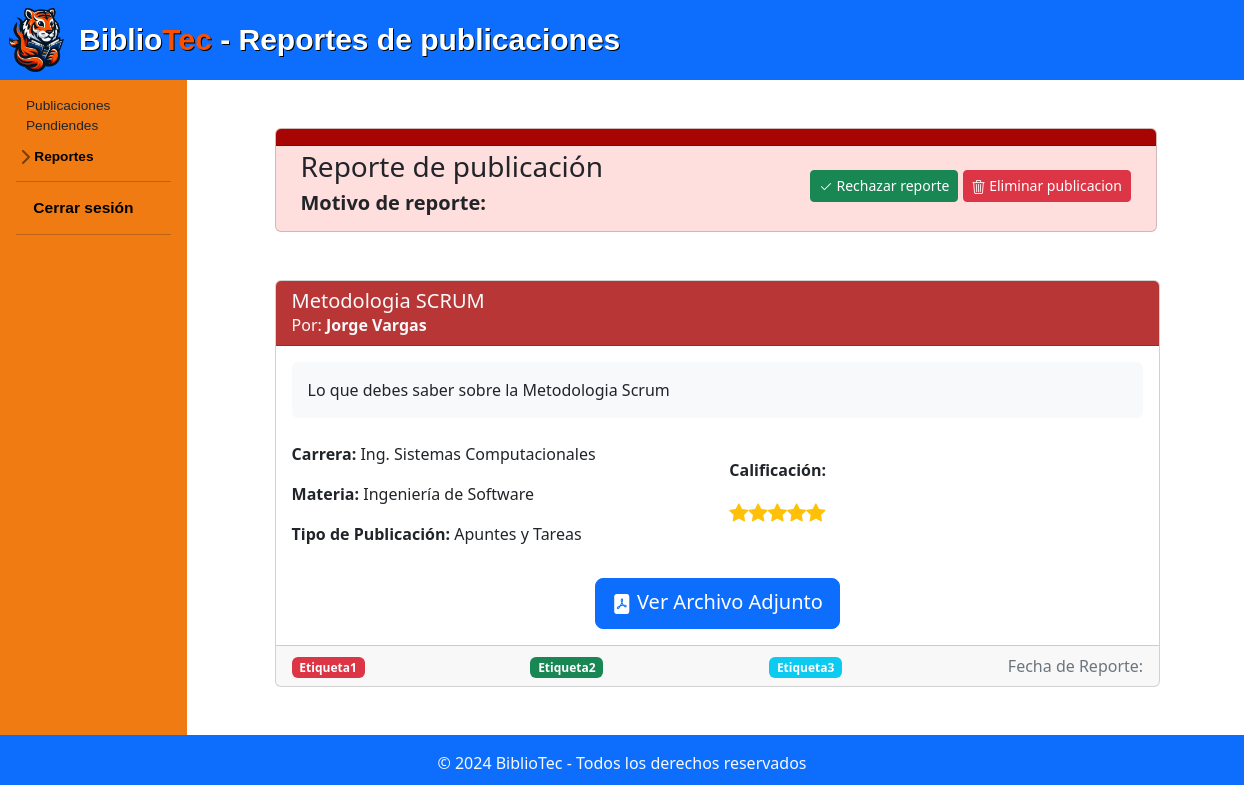
Page /administracion/administrador/reporte_publicación.php?id=5 on the earlier database version.
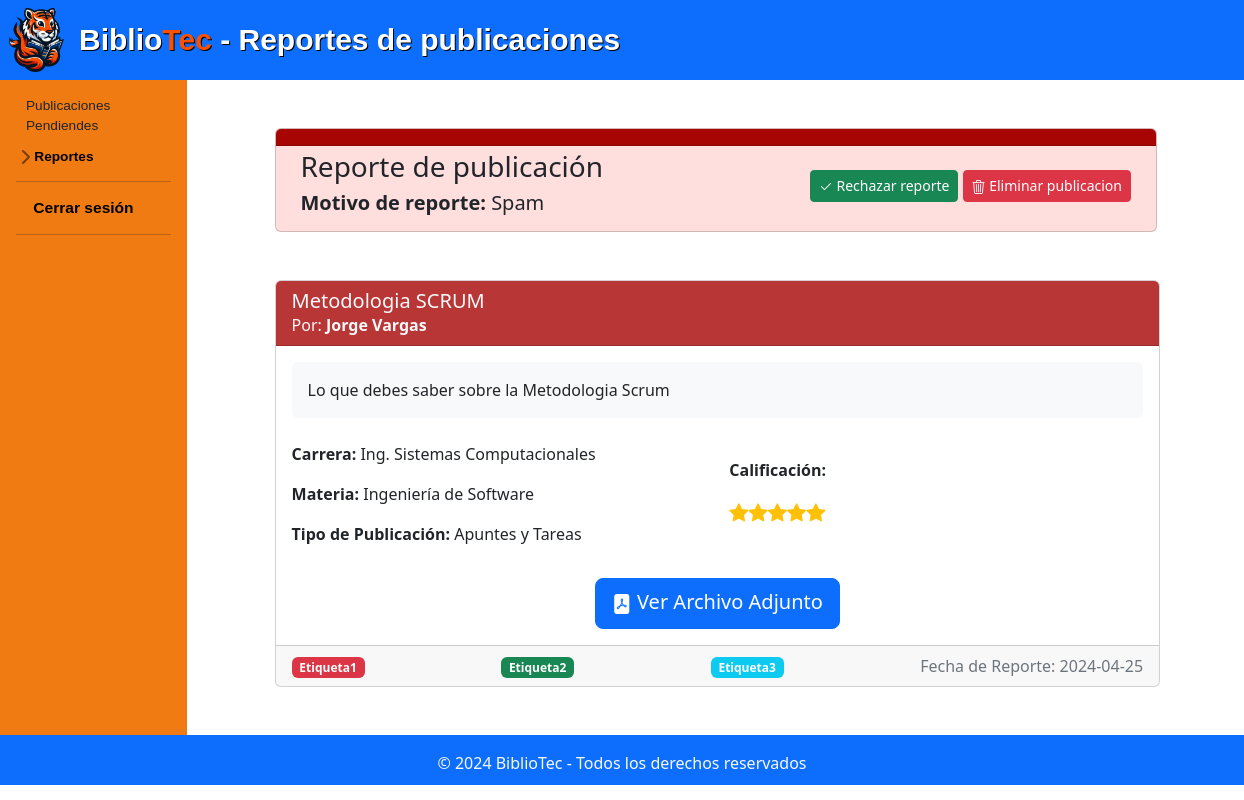
Same page on the later database version.
### administracion/administrador/reporte_publicación.php (the view, shortened to what the changed rows need)
<?php
$link = include('../../php/conexion.php');
if (isset($_GET['id'])) {
    $idPub = $_GET['id'];
    $query2 = "SELECT * FROM reportepublicación WHERE idPub = $idPub ORDER BY `idReporte` DESC";
    $registro = mysqli_query($link, $query2);
    $fila = mysqli_fetch_array($registro);
} else {
    header("Location: ../home.php");
    exit();
}
?>
<!DOCTYPE html>
<html lang="en">
<head>
    <link rel="stylesheet" href="../../css/normalizar.css">
    <link rel="stylesheet" href="../../css/estilos.css">
    <link rel="stylesheet" href="../../css/hover-min.css">
    <link rel="stylesheet" href="../../css/animate.css">
    <link rel="stylesheet" href="../../css/sidebars.css">
    <link rel="stylesheet" href="../../publicacion/style.css">
    <link rel="stylesheet" href="https://cdnjs.cloudflare.com/ajax/libs/animate.css/4.1.1/animate.min.css" />
    <link href="https://cdn.jsdelivr.net/npm/bootstrap@5.3.3/dist/css/bootstrap.min.css" rel="stylesheet">
    <link rel="stylesheet" href="https://cdn.jsdelivr.net/npm/bootstrap-icons@1.11.3/font/bootstrap-icons.min.css">
    <link rel="stylesheet" href="https://cdn.jsdelivr.net/npm/@docsearch/css@3">
</head>
<body>
    <div class="container-fluid" >
        <div class="row" >
            <main role="main" class="col-md-9 ml-sm-auto col-lg-10 px-4" style="font-weight:normal; margin-left: 1%;">
                    <div class="container mt-5 mb-5" >
                        <div class="row" >
                            <div class="col-md-11" style="margin-left: 4%;">
                                <div class="card card-details" style="background-color: rgba(255, 0, 0, 0.13);">
                                    <div class="row">
                                        <div class="col mt-1 mb-2" >
                                            <h5 class="row"><Span style="margin-left: 2vmax;"><b>Motivo de reporte: </b><?php echo $fila['motivo_Report'];?></Span><span></span></h5>
                                        </div>
                                    </div>
                                </div>
                            </div>
                        </div>
                    </div>
                    <div class="container mt-4 mb-5">
                        <div class="row" >
                            <div class="col-md-8" style="width: 92%; margin-left: 4%;">
                                <div class="card card-details">
                                    <div class="card-footer d-flex justify-content-between align-items-end">
                                        <?php
                                        $etiquetas = array("Etiqueta1", "Etiqueta2", "Etiqueta3");
                                        $colores = array("bg-danger", "bg-success", "bg-info");
                                        foreach ($etiquetas as $index => $etiqueta) {
                                            echo '<span class="badge ' . $colores[$index % count($colores)] . ' mr-1">' . $etiqueta . '</span>';
                                        }
                                        ?>
                                        <p class="card-text comment-date mb-0 align-self-end">Fecha de Reporte: <?php echo $fila['fecha_Report']; ?></p>
                                    </div>
                                </div>
            </main>
</body>
</html>

Differences in the rows shown:
added reportepublicación: motivo_Report "Spam", fecha_Report "2024-04-25"
